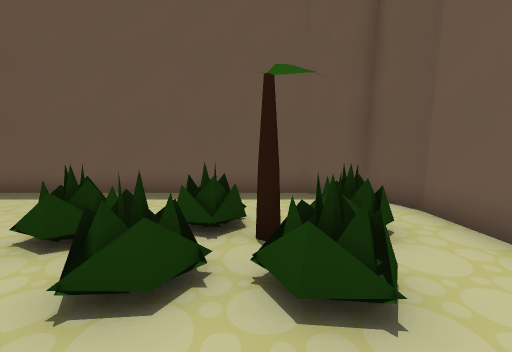
view 1 (above)

16 first-person views from a walk through a 3-D level made in the Godot game engine. The camera is 1.3 m above the floor, tilts 6° down and sees 90° across. The floor is counted in squares, 1 m on a side. Each view is taken from the middle of a square. On the plan, view 1 faces up. The plan holds only what a view shows up to about 13 squares ahead; the rest is blank. Characters and animated objects are not drawn.

view 2
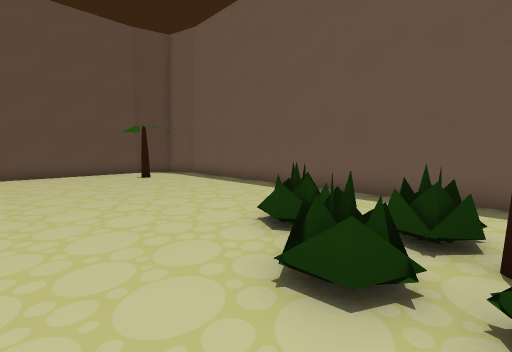

view 3
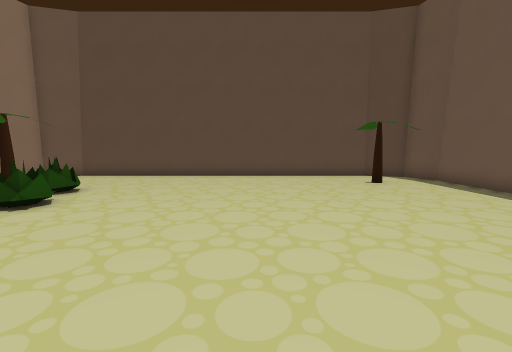

view 4
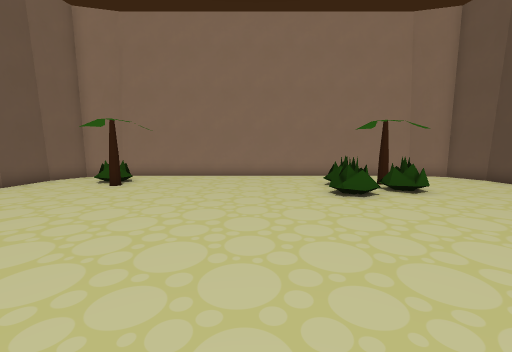

view 5
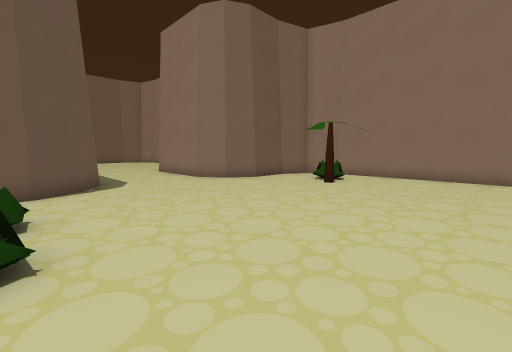

view 6
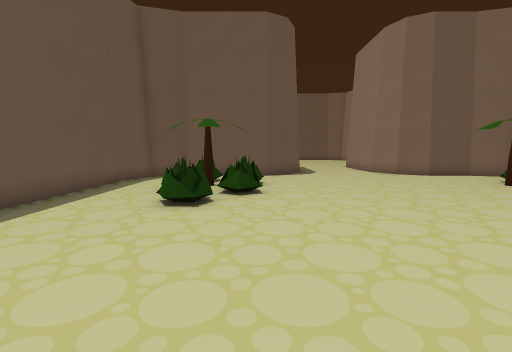

view 7
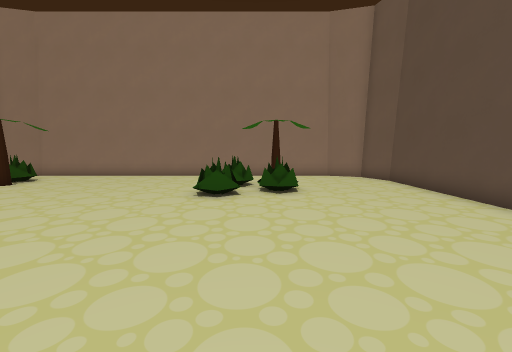

view 8
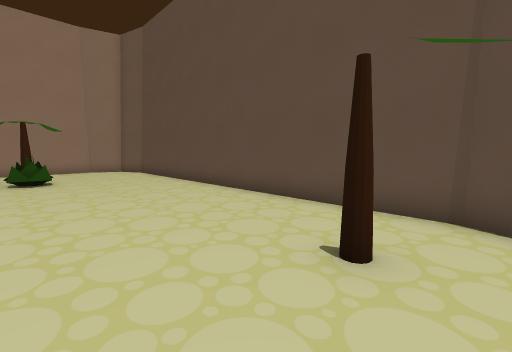

view 9
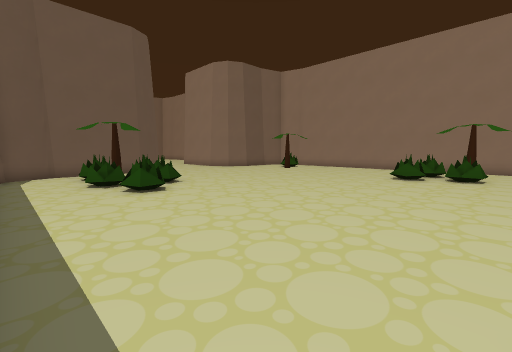

view 10
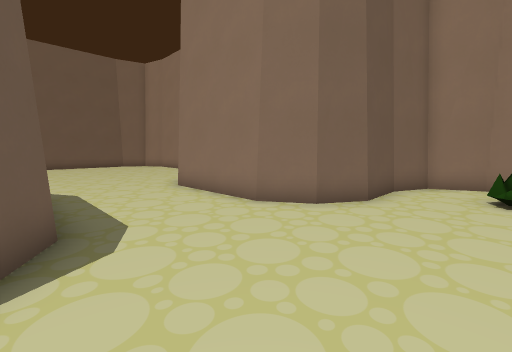

view 11
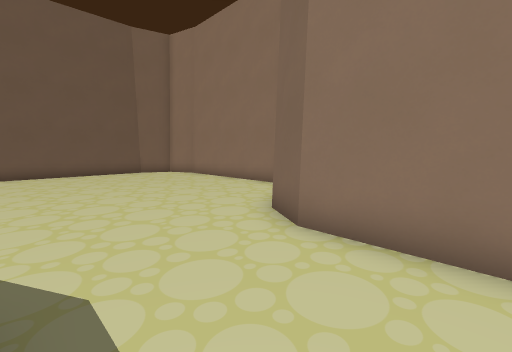

view 12
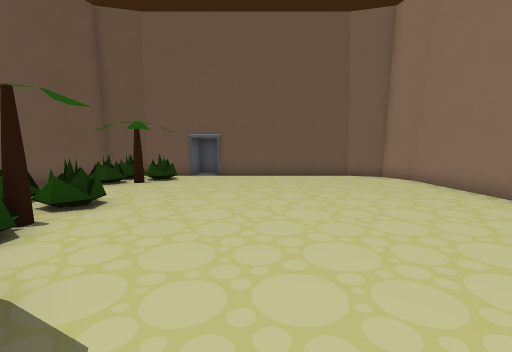

view 13
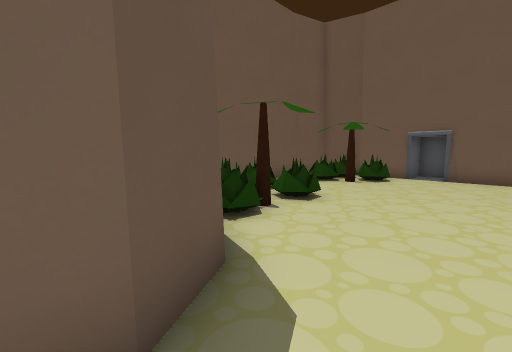

view 14
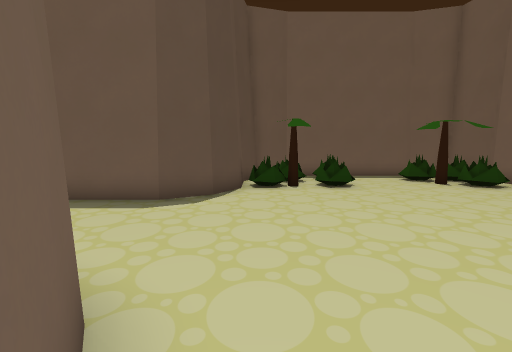

view 15
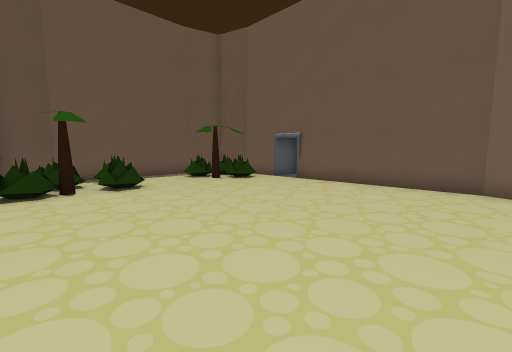

view 16
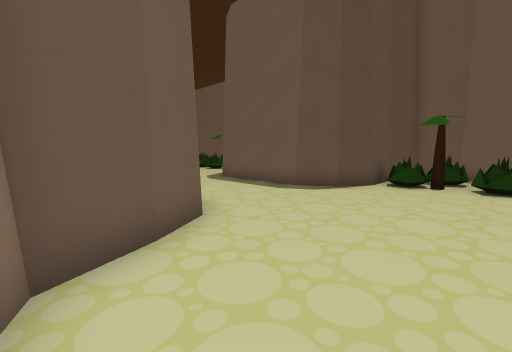

### Floor plan
Points are (right, up) in squares from view 1. A wall is a line through its corners. A room is listed if a view was taken in it or the views show most of it. See-through windows are left out.
Room 1 (views 1, 2, 3, 4, 5, 6, 7, 8, 9, 10)
walls: (4.3, 0.2) (3.5, 1.5) (3.5, 5.5) (2.9, 7); (1.5, -10.5) (3, -9.9); (2.6, -10.1) (3, -10) (3.1, -9.5); (2.9, -10) (3.5, -8.6) (3.5, -6.5) (4.2, -5.3) (5.5, -4.5); (-12.6, -10.5) (1.5, -10.5); (-14.1, -9.5) (-14, -9.9) (-13.6, -10); (3.1, 6.6) (3, 7) (2.5, 7.1); (3, 6.9) (1.6, 7.5) (-12.5, 7.5) (-14, 6.9); (-14, -9.9) (-12.6, -10.5); (-13.5, 7.1) (-14, 7) (-14.1, 6.6); (-13.9, 7) (-14.5, 5.6) (-14.5, -8.5) (-13.9, -10)
ways out: opening at (4.2, -2) to room 2
objects: tree (-12, 5); tree (-10, -8); plant (-10, -6) to (-9, -6); plant (-8, -8) to (-8, -7); plant (-8, -6) to (-8, -5); plant (-3, 4) to (-2, 4); plant (-1, 2) to (-1, 3); plant (0, -8) to (1, -8); tree (0, -7); plant (0, 4); plant (1, 2) to (1, 3); plant (1, 4) to (2, 4)
Room 2 (views 11, 12, 13, 14, 15, 16)
walls: (11.4, -6.4) (12.1, -7.9); (11.9, -7.5) (12, -7.9); (13.5, -8.6) (19.6, -8.6) (21, -8) (21.1, -7.6); (21.5, 1.1) (21.5, 3.6) (20.9, 5); (12.5, 5.1) (12, 5) (11.9, 4.5); (12.1, 5) (11.5, 3.5) (11.5, 1.5) (10.7, 0.3) (9.5, -0.5) (5.5, -0.5) (4.3, 0.2); (20.6, -8.1) (21, -8); (20.9, -8) (21.5, -6.6) (21.5, 0); (21.1, 4.6) (21, 5) (20.6, 5.1); (21, 4.9) (19.5, 5.5) (13.5, 5.5) (12, 4.9); (5.5, -4.5) (9.5, -4.5) (10.7, -5.2) (11.5, -6.6)
low walls: (12, -7.9) (12.5, -8.1)
ways out: opening at (4.2, -2) to room 1
objects: plant (13, 2); plant (13, 3) to (13, 4); plant (15, 2); plant (15, 4); plant (19, 3); plant (20, 2); plant (20, 3) to (21, 4)

Where each view was taken, in squares from view 1:
view 1: 0 up, 0 right, facing up
view 2: 0 up, 0 right, facing up-left
view 3: 0 up, 2 left, facing left
view 4: 2 up, 5 left, facing down
view 5: 2 up, 5 left, facing down-right
view 6: 2 up, 9 left, facing right
view 7: 2 up, 9 left, facing down
view 8: 6 up, 9 left, facing down-left
view 9: 7 up, 11 left, facing down-right
view 10: 0 up, 1 right, facing down-right
view 11: 1 down, 7 right, facing down-right
view 12: 2 down, 9 right, facing right
view 13: 2 down, 9 right, facing up-right
view 14: 7 down, 12 right, facing up
view 15: 7 down, 12 right, facing up-right
view 16: 8 down, 15 right, facing up-left
